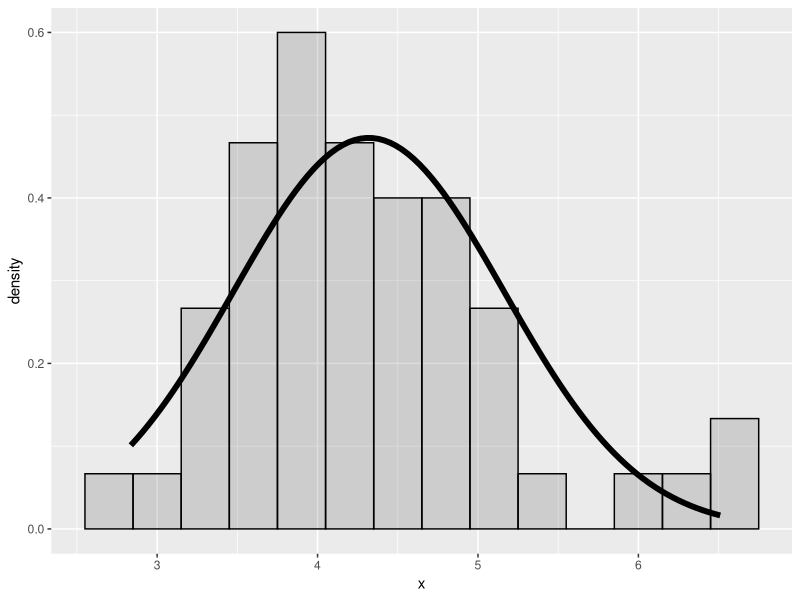

The R source for this figure:
library(ggplot2)
library(MASS)

num_sim <- 1000
num_samp <- 40

# generate the data
dat <- data.frame(replicate(num_sim, rexp(num_samp, 0.2)))
mn_df <- data.frame(colMeans(dat))
names(mn_df) <- "x"

# CLT formula for Exponential Distribution
clt_func <- function(x, n) (mean(x) - 0.5 / (5 / sqrt(n)))

set.seed(40)
idx <- sample(1:nrow(mn_df), 50)
clt_dat <- mn_df[idx,]

clt_df = NULL
for (i in clt_dat) clt_df <- rbind(clt_df, (clt_func(i,50)))

clt_df <- data.frame(clt_df)
names(clt_df) <- "x"

clt_fit <- fitdistr(clt_df$x, "normal")

g3 <- ggplot(clt_df, aes(x = x)) +
    geom_histogram(alpha = .20, binwidth=.3, colour = "black", aes(y = ..density..)) +
    stat_function(fun = dnorm,
                  args = list(mean = clt_fit$estimate[1], sd = clt_fit$estimate[2]),
                  size = 2)
print(g3)
